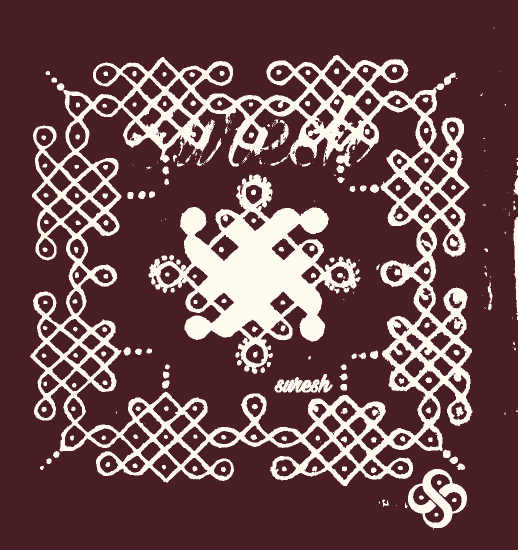
#> input picture src/Reconstruct_Analyzer/recreated.png, 1035 x 1100 px (shown at 1/2 size)
$ python -i kolam_recreator.py   (imports and definitions only)
#> lines starting #> are read from the running program, lines starting #| are printed output that depends on the picture; after the words box and inside, x2 and y2 are one past the last pixel; in counts of white or black regions, pixels touching at a corner belong together
"""Recreate an uploaded kolam as a clean digital rendering.

When a dot lattice and known curve tiles can be recognized, the service rebuilds
the image from the 16 geometric source templates. Otherwise it falls back to a
clean high-contrast stroke trace so every readable upload still produces a
useful recreation.
"""

import json
from pathlib import Path

import numpy as np
from PIL import Image, ImageDraw, ImageFilter

from backend.services.hybrid_vision import HybridVisionEngine

TEMPLATE_FILE = Path(__file__).resolve().parents[1] / "models" / "tile_templates.json"


class KolamRecreatorService:
    version = "kolam-recreator-v1"
    methods = {"auto", "tiles", "trace"}
    palettes = {"heritage", "monochrome", "original"}

    def __init__(self):
        self.vision = HybridVisionEngine()
        self.patterns = json.loads(TEMPLATE_FILE.read_text())

    # [153 lines left out: functions _source_colors, _palette, _render_tiles, _trace, recreate, not called in this run]

>>> import cv2
>>> picture = cv2.imread('../../recreated.png', cv2.IMREAD_GRAYSCALE)
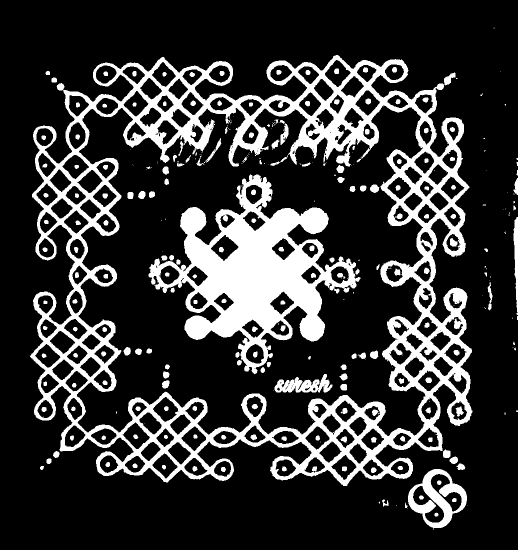
#> picture: shape (1100, 1035) (shown at 1/2 size); values 42 (black) and 250 (white), 20.8% white; 328 white regions (135 under 20 px), largest, box (x1, y1, x2, y2) and area: (60, 110, 945, 972) 149136, (297, 349, 721, 748) 61552, (816, 938, 934, 1056) 5582
#> (the run stopped early here; a loop or call above may not have finished)
